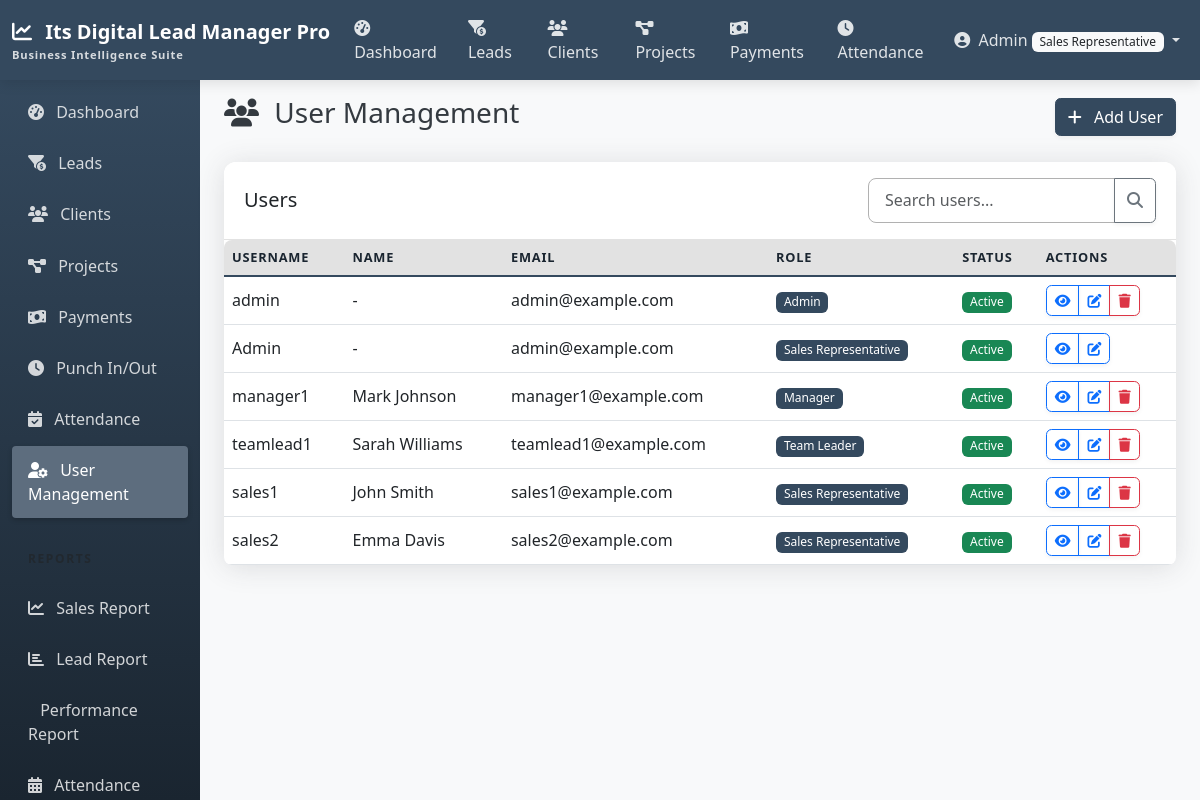
The page /accounts/users/ (signed in) on the database its author committed.
### accounts/models.py (models this page shows, shortened)
class CustomUser(AbstractUser):
    ROLE_CHOICES = (
        ('admin', 'Admin'),
        ('manager', 'Manager'),
        ('team_leader', 'Team Leader'),
        ('sales_rep', 'Sales Representative'),
    )
    role = models.CharField(max_length=20, choices=ROLE_CHOICES, default='sales_rep')

### accounts/views.py (the view)
# urls.py: path('users/', views.UserListView.as_view(), name='user_list'),
class UserListView(LoginRequiredMixin, AdminOrManagerRequiredMixin, ListView):
    model = CustomUser
    template_name = 'accounts/user_list.html'
    context_object_name = 'users'
    def get_queryset(self):
        if self.request.user.role == 'manager':
            return CustomUser.objects.filter(role__in=['team_leader', 'sales_rep'])
        return CustomUser.objects.all()

### accounts/views.py (called while the page is built)
    def test_func(self):
        return self.request.user.is_authenticated and (
            self.request.user.is_superuser or
            self.request.user.role in ['admin', 'manager']
        )

### templates/accounts/user_list.html (shortened to what this page needs)
{% extends 'base.html' %}
{% block content %}
<div class="d-flex justify-content-between align-items-center mb-4">
    <h1 class="h3">
        <i class="fas fa-users me-2"></i> User Management
    </h1>
    <div>
        <a href="{% url 'user_add' %}" class="btn btn-primary">
            <i class="fas fa-plus me-2"></i> Add User
        </a>
    </div>
</div>
<div class="card shadow">
    <div class="card-header bg-white">
        <div class="row align-items-center">
            <div class="col">
                <h5 class="mb-0">Users</h5>
            </div>
            <div class="col-md-4">
                <form action="" method="get" class="input-group">
                    <input type="text" name="search" class="form-control" placeholder="Search users..." value="{{ search_query }}">
                    <button type="submit" class="btn btn-outline-secondary">
                        <i class="fas fa-search"></i>
                    </button>
                </form>
            </div>
        </div>
    </div>
    <div class="table-responsive">
        <table class="table table-hover align-middle mb-0">
            <thead class="table-light">
                <tr>
                    <th scope="col">Username</th>
                    <th scope="col">Name</th>
                    <th scope="col">Email</th>
                    <th scope="col">Role</th>
                    <th scope="col">Status</th>
                    <th scope="col">Actions</th>
                </tr>
            </thead>
            <tbody>
                {% for user_obj in users %}
                <tr>
                    <td>{{ user_obj.username }}</td>
                    <td>{{ user_obj.get_full_name|default:"-" }}</td>
                    <td>{{ user_obj.email|default:"-" }}</td>
                    <td>
                        <span class="badge bg-{{ user_obj.role|yesno:'primary,secondary' }}">
                            {{ user_obj.get_role_display }}
                        </span>
                    </td>
                    <td>
                        {% if user_obj.is_active %}
                        <span class="badge bg-success">Active</span>
                        {% else %}
                        <span class="badge bg-danger">Inactive</span>
                        {% endif %}
                    </td>
                    <td>
                        <div class="btn-group btn-group-sm">
                            <a href="{% url 'user_detail' user_obj.id %}" class="btn btn-outline-primary">
                                <i class="fas fa-eye"></i>
                            </a>
                            <a href="{% url 'user_edit' user_obj.id %}" class="btn btn-outline-primary">
                                <i class="fas fa-edit"></i>
                            </a>
                            {% if user_obj.id != user.id %}
                            <a href="{% url 'user_delete' user_obj.id %}" class="btn btn-outline-danger">
                                <i class="fas fa-trash"></i>
                            </a>
                            {% endif %}
                        </div>
                    </td>
                </tr>
                {% empty %}
                <tr>
                    <td colspan="6" class="text-center py-4">
                        <p class="text-muted mb-0">No users found.</p>
                    </td>
                </tr>
                {% endfor %}
            </tbody>
        </table>
    </div>
</div>
{% endblock %}

### templates/navbar.html (shortened to what this page needs)
<nav class="navbar navbar-expand-md navbar-dark sticky-top">
    <div class="container-fluid">
        <a class="navbar-brand" href="{% url 'home' %}">
            <i class="fas fa-chart-line me-2"></i>
            Its Digital Lead Manager Pro
            <span class="navbar-brand-subtitle">Business Intelligence Suite</span>
        </a>
        <div class="collapse navbar-collapse" id="navbarNav">
            <ul class="navbar-nav me-auto">
                {% if user.is_authenticated %}
                <li class="nav-item">
                    <a class="nav-link {% if request.path == '/reports/dashboard/' %}active{% endif %}" href="{% url 'dashboard' %}">
                        <i class="fas fa-tachometer-alt me-1"></i> Dashboard
                    </a>
                </li>
                <li class="nav-item">
                    <a class="nav-link {% if '/leads/' in request.path %}active{% endif %}" href="{% url 'lead_list' %}">
                        <i class="fas fa-funnel-dollar me-1"></i> Leads
                    </a>
                </li>
                <li class="nav-item">
                    <a class="nav-link {% if '/clients/' in request.path %}active{% endif %}" href="{% url 'client_list' %}">
                        <i class="fas fa-users me-1"></i> Clients
                    </a>
                </li>
                <li class="nav-item d-none d-lg-block">
                    <a class="nav-link {% if '/projects/' in request.path %}active{% endif %}" href="{% url 'project_list' %}">
                        <i class="fas fa-project-diagram me-1"></i> Projects
                    </a>
                </li>
                <li class="nav-item d-none d-lg-block">
                    <a class="nav-link {% if '/payments/' in request.path %}active{% endif %}" href="{% url 'payment_list' %}">
                        <i class="fas fa-money-bill-wave me-1"></i> Payments
                    </a>
                </li>
                <li class="nav-item d-none d-lg-block">
                    <a class="nav-link {% if '/attendance/punch/' in request.path %}active{% endif %}" href="{% url 'punch' %}">
                        <i class="fas fa-clock me-1"></i> Attendance
                    </a>
                </li>
                {% endif %}
            </ul>
            <ul class="navbar-nav">
                {% if user.is_authenticated %}
                <li class="nav-item dropdown">
                    <a class="nav-link dropdown-toggle" href="#" id="navbarDropdown" role="button" data-bs-toggle="dropdown" aria-expanded="false">
                        <i class="fas fa-user-circle me-1"></i>
                        {% if user.first_name %}{{ user.first_name }}{% else %}{{ user.username }}{% endif %}
                        <span class="badge bg-light text-dark">{{ user.get_role_display }}</span>
                    </a>
                </li>
                {% endif %}
            </ul>
        </div>
    </div>
</nav>

### static/css/custom.css (style rules this page uses)
:root { --primary-color: #34495e; --primary-light: #5d6d7e; --primary-dark: #1a2530; --secondary-color: #e2e2e2; --secondary-dark: #b1b1b1; --accent-color: #f39c12; --bg-color: #f8f9fa; --text-color: #343a40; --text-light: #f8f9fa; --success-color: #2ecc71; --info-color: #3498db; --warning-color: #f39c12; --danger-color: #e74c3c; }
body { background-color: var(--bg-color); color: var(--text-color); }
.navbar { background-color: var(--primary-color) !important; box-shadow: 0 4px 12px rgba(0, 0, 0, 0.1); }
.navbar-brand { font-weight: 700; font-size: 1.25rem; color: white !important; }
.navbar-brand-subtitle { font-size: 0.7rem; opacity: 0.8; display: block; letter-spacing: 0.05rem; }
.navbar .nav-link { color: rgba(255, 255, 255, 0.85) !important; font-weight: 500; }
.card { border: none; box-shadow: 0 0.15rem 1.75rem 0 rgba(58, 59, 69, 0.15) !important; border-radius: 0.75rem; margin-bottom: 1.5rem; transition: transform 0.2s ease, box-shadow 0.2s ease; }
.card-header { padding: 1rem 1.25rem; border-bottom: 1px solid var(--secondary-color); background-color: white; border-top-left-radius: 0.75rem !important; border-top-right-radius: 0.75rem !important; font-weight: 600; }
.form-control, .form-select { border-radius: 0.5rem; padding: 0.6rem 1rem; border-color: var(--secondary-dark); }
.badge { font-weight: 500; padding: 0.35em 0.65em; }
.table { border-collapse: separate; border-spacing: 0; border-radius: 0.5rem; overflow: hidden; }
.table thead th { background-color: var(--secondary-color); border-bottom: 2px solid var(--primary-color); color: var(--primary-dark); font-weight: 600; text-transform: uppercase; font-size: 0.8rem; letter-spacing: 0.05rem; }
.table tbody tr { transition: all 0.2s ease; }
.btn { border-radius: 0.35rem; font-weight: 500; box-shadow: 0 2px 4px rgba(0, 0, 0, 0.05); transition: all 0.2s ease; }
.btn-primary { background-color: var(--primary-color); border-color: var(--primary-color); }
.bg-primary { background-color: var(--primary-color) !important; }

### rows shown on the page
CustomUser: username "Admin", role "Sales Representative", get_full_name "-", email "admin@example.com", is_active "Active"
CustomUser: username "admin", get_full_name "-", email "admin@example.com", role "Admin", is_active "Active"
CustomUser: username "manager1", get_full_name "Mark Johnson", email "manager1@example.com", role "Manager", is_active "Active"
CustomUser: username "teamlead1", get_full_name "Sarah Williams", email "teamlead1@example.com", role "Team Leader", is_active "Active"
CustomUser: username "sales1", get_full_name "John Smith", email "sales1@example.com", role "Sales Representative", is_active "Active"
CustomUser: username "sales2", get_full_name "Emma Davis", email "sales2@example.com", role "Sales Representative", is_active "Active"
